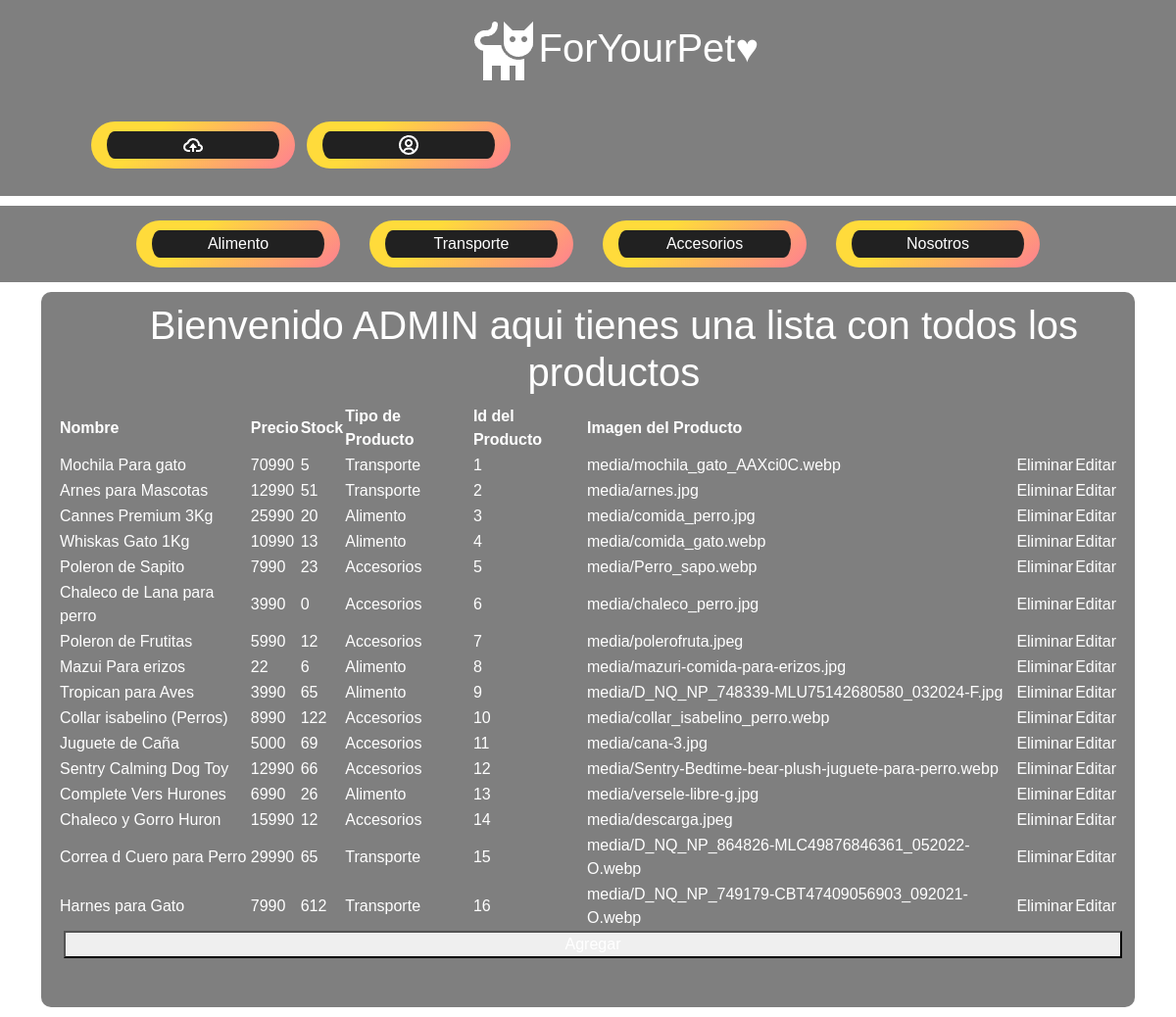
Page /crud/ (signed in) on the committed database.
### FYP/models.py (models this page shows, shortened)
class Producto(models.Model):
    product_name = models.CharField('Nombre del Producto', max_length=400)
    precio = models.IntegerField('Precio Actual del Producto', default=0)
    stock = models.IntegerField('Stock restante del producto', default=0)
    prduct_type_id = models.ForeignKey('tipo_producto',on_delete=models.CASCADE, db_column='product_type_id')
    product_id = models.IntegerField('Id del producto', primary_key=True, default='0')
    product_img = models.ImageField('Imagen del producto', upload_to='media', blank=True, null=True)

class tipo_producto(models.Model):
    product_type_id = models.AutoField(db_column='product_type_id', primary_key=True)
    product_type = models.CharField(max_length=20, blank=False, null=False)
    def __str__(self):
        return str(self.product_type)

### FYP/views.py (the view)
# urls.py: path('crud/', views.crud, name='crud'),
def crud(request):
    productos = Producto.objects.all()
    context = {"productos": productos}
    return render(request, 'stock.html', context)

### FYP/templates/stock.html (shortened to what this page needs)
{% load static %}
<!DOCTYPE html>
<html lang="en">
<head>
    <link href="https://cdn.jsdelivr.net/npm/bootstrap@5.3.3/dist/css/bootstrap.min.css" rel="stylesheet">
    <link rel="stylesheet" href="{% static '/CSS/stock.css'%}">
    <link rel="stylesheet" href="{% static '/CSS/star_btn.css'%}">
</head>
<body>
    <div class="container-fluid" >
      <div class="row">
          <div class="navb">
            <nav class="navbar">
                <div class="logo" id="botones1">
                  <nav class="navbar title_navbar" style="color: aliceblue;">
                      <a href="{% url 'inicio' %}">
                          <h1><img src="{% static 'IMG/cat_logo.png' %}">ForYourPet♥</h1>
                      </a>
                  </nav>
                </div>
                <div class="d-flex" id="botones">
                  {% if user.is_authenticated and user.is_staff %}
                    <button class="btn btn-outline-light boton_tamaño_usuario" type="button">
                      <strong>
                        <img src="{% static '/IMG/upload.png' %}" alt="." >
                      </strong>
                    </button>
                  {% endif %}
                  <button class="btn btn-outline-light boton_tamaño_usuario" data-bs-toggle="modal" data-bs-target="#exampleModal" type="button">
                    <div class="align-items-center">
                        <img src="{% static '/IMG/user.png' %}" alt="." >
                    </div>
                  </button>
            </nav>
          </div>
                <div class="navb2">
                  <ul class="nav justify-content-center">
                    <button type="button" class="btn btn-outline-light botones-nav2"><a href="{% url 'alimento' %}">Alimento</a></button>
                    <button type="button" class="btn btn-outline-light botones-nav2"><a href="{% url 'transporte' %}">Transporte</a></button>
                    <button type="button" class="btn btn-outline-light botones-nav2"><a href="{% url 'accesorios' %}">Accesorios</a></button>
                    <button type="button" class="btn btn-outline-light botones-nav2"><a href="{% url 'nosotros' %}">Nosotros</a></button>
                  </ul>
                </div>
        </div>
    </div>
       <div class="container">
            <div class="center col-12">
                <h1 class="user_title">Bienvenido {{ user.username | upper }} aqui tienes una lista con todos los productos </h1>
                <div class="row">
                    {%if productos%}
                        <table>
                            <thead>
                                <tr>
                                    <th>Nombre</th>
                                    <th>Precio</th>
                                    <th>Stock</th>
                                    <th>Tipo de Producto</th>
                                    <th>Id del Producto</th>
                                    <th>Imagen del Producto</th>
                                </tr>
                            </thead>
                            <tbody>
                                {% for producto in productos %}
                                <tr>
                                    <td>{{ producto.product_name }}</td>
                                    <td>{{ producto.precio }}</td>
                                    <td>{{ producto.stock }}</td>
                                    <td>{{ producto.prduct_type_id }}</td>
                                    <td>{{ producto.product_id }}</td>
                                    <td>{{ producto.product_img }}</td>
                                    <td><a href="{% url 'producto_del' pk=producto.product_id %}">Eliminar</a></td>
                                    <td><a href="{% url 'producto_findEdit' pk=producto.product_id %}">Editar</a></td>
                                </tr>
                                {% endfor %}
                            </tbody>
                        </table>
                    {% else %}
                    <h1>No hay productos disponibles</h1>
                    {% endif %}
                    <button type="button">
                        <a href="{% url 'productoAdd'%}">Agregar</a>
                    </button>
                </div>
            </div>
        </div>
  </body>
</html>

### FYP/static/CSS/stock.css (style rules this page uses)
body { overflow-x: hidden; background-image: url('/static/IMG/fondo1.jpg'); background-size: 100%; background-repeat: round; background-attachment: fixed; font-family: Arial, Helvetica, sans-serif; }
.container-fluid { padding: 0; }
#botones { padding: 20px 50px 20px 100px ; }
.boton_tamaño_usuario { width: 150px; margin-right: 7px; }
.botones-nav2 { margin: 15px; }
.logo { align-items: center; }
#botones1 { padding-left: 40%; }
.user_title { padding-left: 5%; }
a { text-decoration-color: aliceblue; }
.navb { position: relative; padding: 0px 0px 0px 0px; background: rgba(0, 0, 0, 0.5); margin: 0px 0px 0px 0px; }
.navb2 { position: relative; margin-top: 10px; padding: 15px 10px 15px 10px; background: rgba(0, 0, 0, 0.5); color: white; }
.center { margin: 10px 0px 10px 0px; border-radius: 10px; padding: 10px 30px 50px 30px; background: rgba(0, 0, 0, 0.5); color: white; }
button { margin-left: 5px; }
h1 { color: white; justify-content: center; text-align: center; }
.container { display: flex; width: 100%; }
.row>* { padding: 0; }

### FYP/static/CSS/star_btn.css (style rules this page uses)
.btn { display: flex; justify-content: center; align-items: center; width: 13rem; overflow: hidden; height: 3rem; background-size: 300% 300%; backdrop-filter: blur(1rem); border-radius: 5rem; transition: 0.5s; animation: gradient_301 5s ease infinite; border: double 4px transparent; background-image: linear-gradient(#212121, #212121), linear-gradient(137.48deg, #ffdb3b 10%,#FE53BB 45%, #8F51EA 67%, #0044ff 87%); background-origin: border-box; background-clip: content-box, border-box; }
strong { color: #000000; }
a { text-decoration: none; color: white; }
.btn-outline-light { --bs-btn-hover-color: #ffffff; }

### rows in the picture
Producto: product_name "Mochila Para gato", precio "70990", stock "5", prduct_type_id "Transporte", product_id "1", product_img "media/mochila_gato_AAXci0C.webp"
Producto: product_name "Arnes para Mascotas", precio "12990", stock "51", prduct_type_id "Transporte", product_id "2", product_img "media/arnes.jpg"
Producto: product_name "Cannes Premium 3Kg", precio "25990", stock "20", prduct_type_id "Alimento", product_id "3", product_img "media/comida_perro.jpg"
Producto: product_name "Whiskas Gato 1Kg", precio "10990", stock "13", prduct_type_id "Alimento", product_id "4", product_img "media/comida_gato.webp"
Producto: product_name "Poleron de Sapito", precio "7990", stock "23", prduct_type_id "Accesorios", product_id "5", product_img "media/Perro_sapo.webp"
Producto: product_name "Chaleco de Lana para perro", precio "3990", stock "0", prduct_type_id "Accesorios", product_id "6", product_img "media/chaleco_perro.jpg"
Producto: product_name "Poleron de Frutitas", precio "5990", stock "12", prduct_type_id "Accesorios", product_id "7", product_img "media/polerofruta.jpeg"
Producto: product_name "Mazui Para erizos", precio "22", stock "6", prduct_type_id "Alimento", product_id "8", product_img "media/mazuri-comida-para-erizos.jpg"
Producto: product_name "Tropican para Aves", precio "3990", stock "65", prduct_type_id "Alimento", product_id "9", product_img "media/D_NQ_NP_748339-MLU75142680580_032024-F.jpg"
Producto: product_name "Collar isabelino (Perros)", precio "8990", stock "122", prduct_type_id "Accesorios", product_id "10", product_img "media/collar_isabelino_perro.webp"
Producto: product_name "Juguete de Caña", precio "5000", stock "69", prduct_type_id "Accesorios", product_id "11", product_img "media/cana-3.jpg"
Producto: product_name "Sentry Calming Dog Toy", precio "12990", stock "66", prduct_type_id "Accesorios", product_id "12", product_img "media/Sentry-Bedtime-bear-plush-juguete-para-perro.webp"
Producto: product_name "Complete Vers Hurones", precio "6990", stock "26", prduct_type_id "Alimento", product_id "13", product_img "media/versele-libre-g.jpg"
Producto: product_name "Chaleco y Gorro Huron", precio "15990", stock "12", prduct_type_id "Accesorios", product_id "14", product_img "media/descarga.jpeg"
Producto: product_name "Correa d Cuero para Perro", precio "29990", stock "65", prduct_type_id "Transporte", product_id "15", product_img "media/D_NQ_NP_864826-MLC49876846361_052022-O.webp"
Producto: product_name "Harnes para Gato", precio "7990", stock "612", prduct_type_id "Transporte", product_id "16", product_img "media/D_NQ_NP_749179-CBT47409056903_092021-O.webp"

### other values in the picture
{{ user.username | upper }} "ADMIN"
